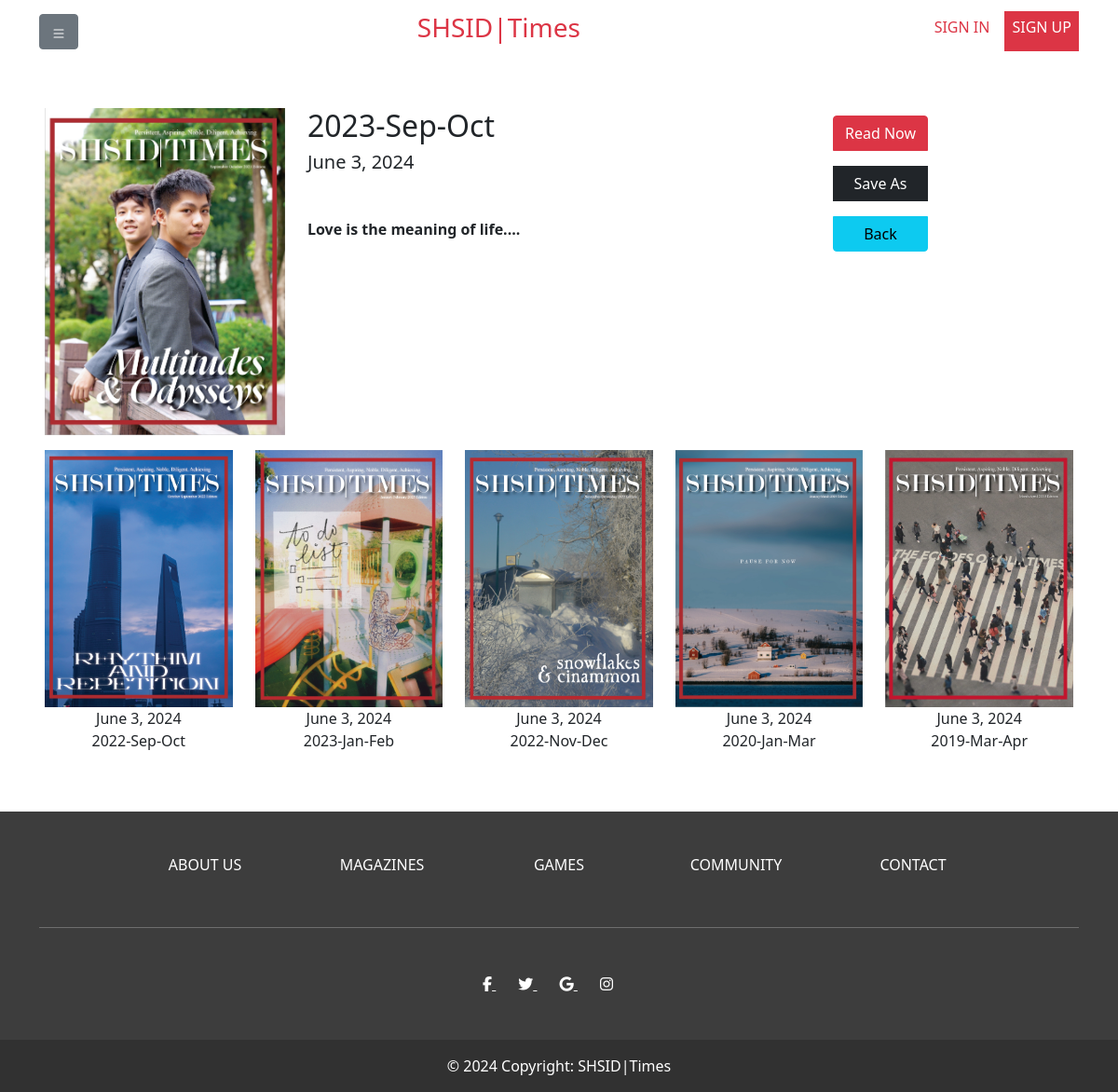
/magazine/6, run on the app's committed database.
### magazines/models.py (models this page shows, shortened)
class Magazine(models.Model):
    title = models.CharField(max_length=100)
    genre = models.CharField(max_length=100)
    cover = models.ImageField(upload_to='cover', blank=True)
    upload_time = models.DateTimeField(auto_now_add=True)
    document = models.FileField(upload_to='library/')

### magazines/views.py (the view)
# urls.py: path('magazine/', include('magazines.urls')),
def magazine(request, magazine_id):
    assert isinstance(request, HttpRequest)
    mag = Magazine.objects.filter(id=magazine_id)[0]
    recents = Magazine.objects.filter(~Q(id=magazine_id)).order_by('-upload_time')[:5]
    return render(
        request,
        'magazine.html',
        {
            "title": "Magazine",
            "magazine": mag,
            "recent_issues": recents
        }
    )

### templates/magazine.html (shortened to what this page needs)
{% extends "layout.html" %}
{% block content %}
    <div class="m-5">
        <div class="row">
            <div class="col-3">
                <img src="/media/{{ magazine.cover }}" alt="Example Image" class="img-fluid">
            </div>
            <div class="col-6">
                <h2>{{ magazine.title }}</h2>
                <h5>{{ magazine.upload_time.date }}</h5>
                <p class="my-5"><strong>Love is the meaning of life....</strong></p>
            </div>
            <div class="col-2">
                <div class="btn-group-vertical">
                    <a class="btn btn-danger my-2" href="/media/{{ magazine.document }}">Read Now</a>
                    <a class="btn btn-dark my-2" download="" href="/media/{{ magazine.document }}">Save As</a>
                    <a type="button" class="btn btn-info my-2" href="{{ request.META.HTTP_REFERER }}">Back</a>
                </div>
            </div>
        </div>
        <div class="row">
            {% for issue in recent_issues %}
                <a class="col text-center text-dark row py-3 text-decoration-none" href="{% url 'magazine' issue.id %}">
                    <img src="/media/{{ issue.cover }}" alt="Image" class="col-12">
                    <span class="col-12">{{ issue.upload_time.date }}</span>
                    <span class="col-12">{{ issue.title }}</span>
                </a>
            {% endfor %}
        </div>
    </div>
{% endblock %}

### data on the page
Magazine: cover (picture), title "2023-Sep-Oct", upload_time "June 3, 2024"
Magazine: cover (picture), upload_time "June 3, 2024", title "2022-Sep-Oct"
Magazine: cover (picture), upload_time "June 3, 2024", title "2023-Jan-Feb"
Magazine: cover (picture), upload_time "June 3, 2024", title "2022-Nov-Dec"
Magazine: cover (picture), upload_time "June 3, 2024", title "2020-Jan-Mar"
Magazine: cover (picture), upload_time "June 3, 2024", title "2019-Mar-Apr"
